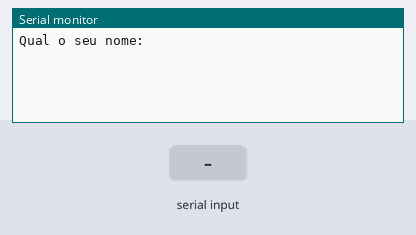
The sketch below on a simulated Arduino Uno, built with avr-gcc and run on an emulated ATmega328P. Parts: the last lines printed to the serial monitor. Inputs (shaded band) come from the test bench.

Above: at 1.2 s.
1.3 s: "90,45\n" received over Serial
At 3.1 s:
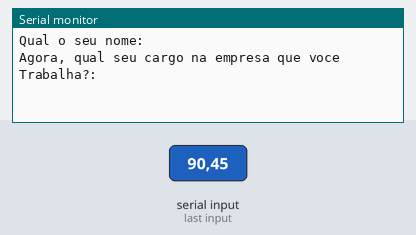
3.8 s: "30,150\n" received over Serial
At 6.0 s:
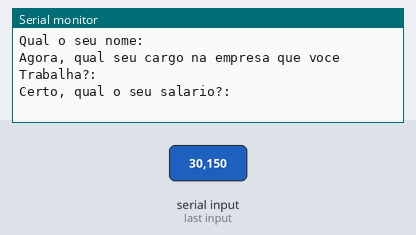
6.3 s: "5\n" received over Serial
At 8.1 s:
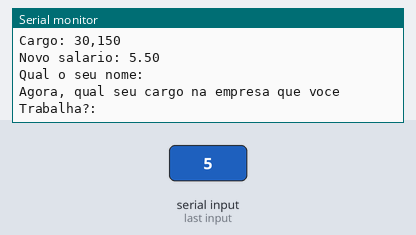

The sketch:

lpmb_ex071.ino
```cpp
// Faça um programa que receba o nome, cargo e salário
//de um funcionário. Calcule o salário acrescido de 10%.
//Ao final exiba o nome, o cargo e o novo salário desse
//funcionário.

//Variáveis
String nome = " ";
String cargo = " ";
float salario = 0;
float salariof = 0;
void setup()
{
  Serial.begin(9600);
}

void loop()
{
  //entrada
  Serial.println("Qual o seu nome:");
  while( !Serial.available());
  nome = Serial.readString();

  Serial.println("Agora, qual seu cargo na empresa que voce Trabalha?:");
  while( !Serial.available());
  cargo = Serial.readString();

  Serial.println("Certo, qual o seu salario?:");
  while ( !Serial.available());
  salario = Serial.parseInt();


  //processamento

  salariof = salario + (salario * 10/100);

  //saida

  Serial.println("Nome: " + nome);
  Serial.println("Cargo: " + cargo);
  Serial.println("Novo salario: " + String(salariof));
  Serial.println();
}
```

Measured:
- after the input at 1.3 s, the serial monitor: prints a new line after 1.0 s (image 1)
- after the input at 3.8 s, the serial monitor: prints a new line after 1.0 s (image 2)
- after the input at 6.3 s, the serial monitor: prints a new line at once (image 3)
